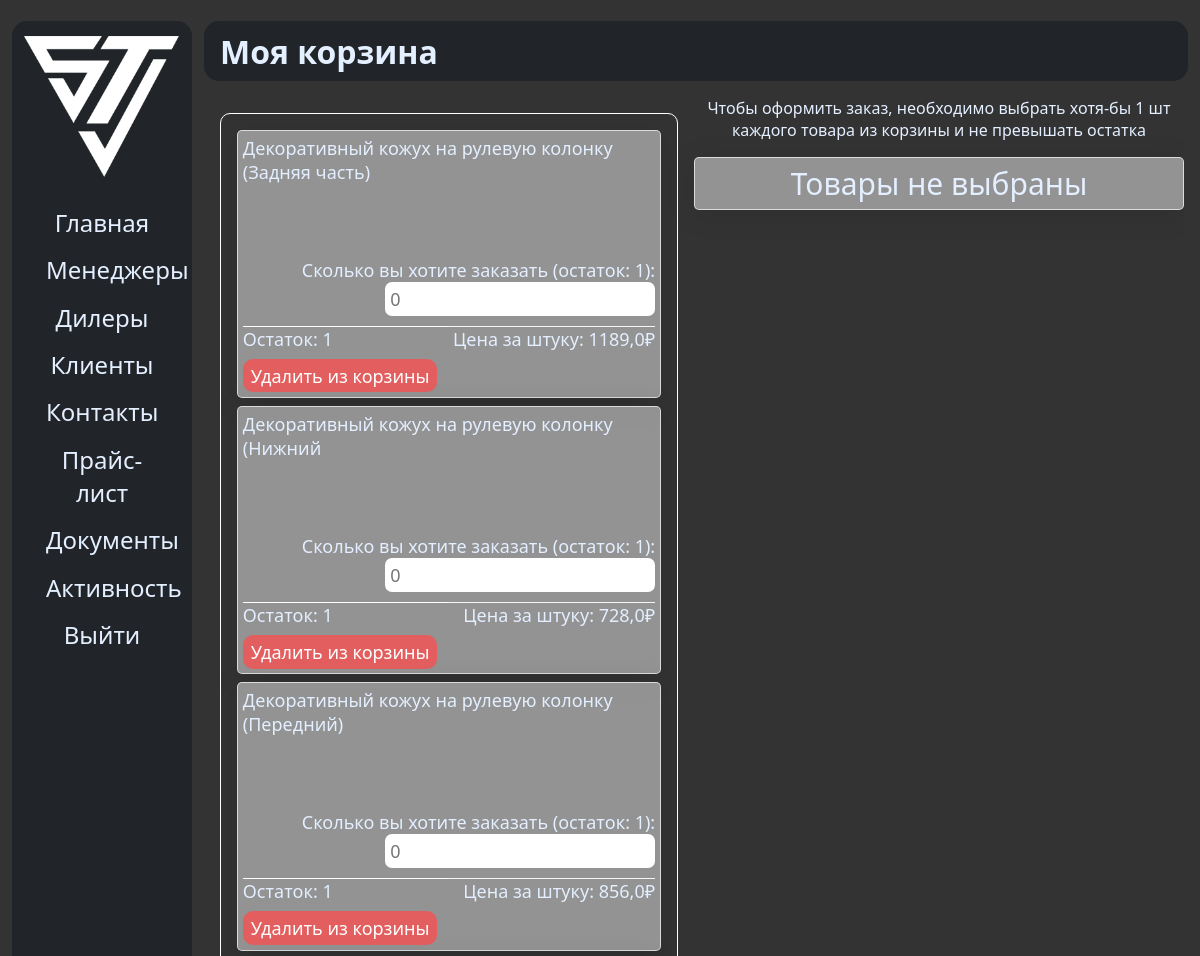
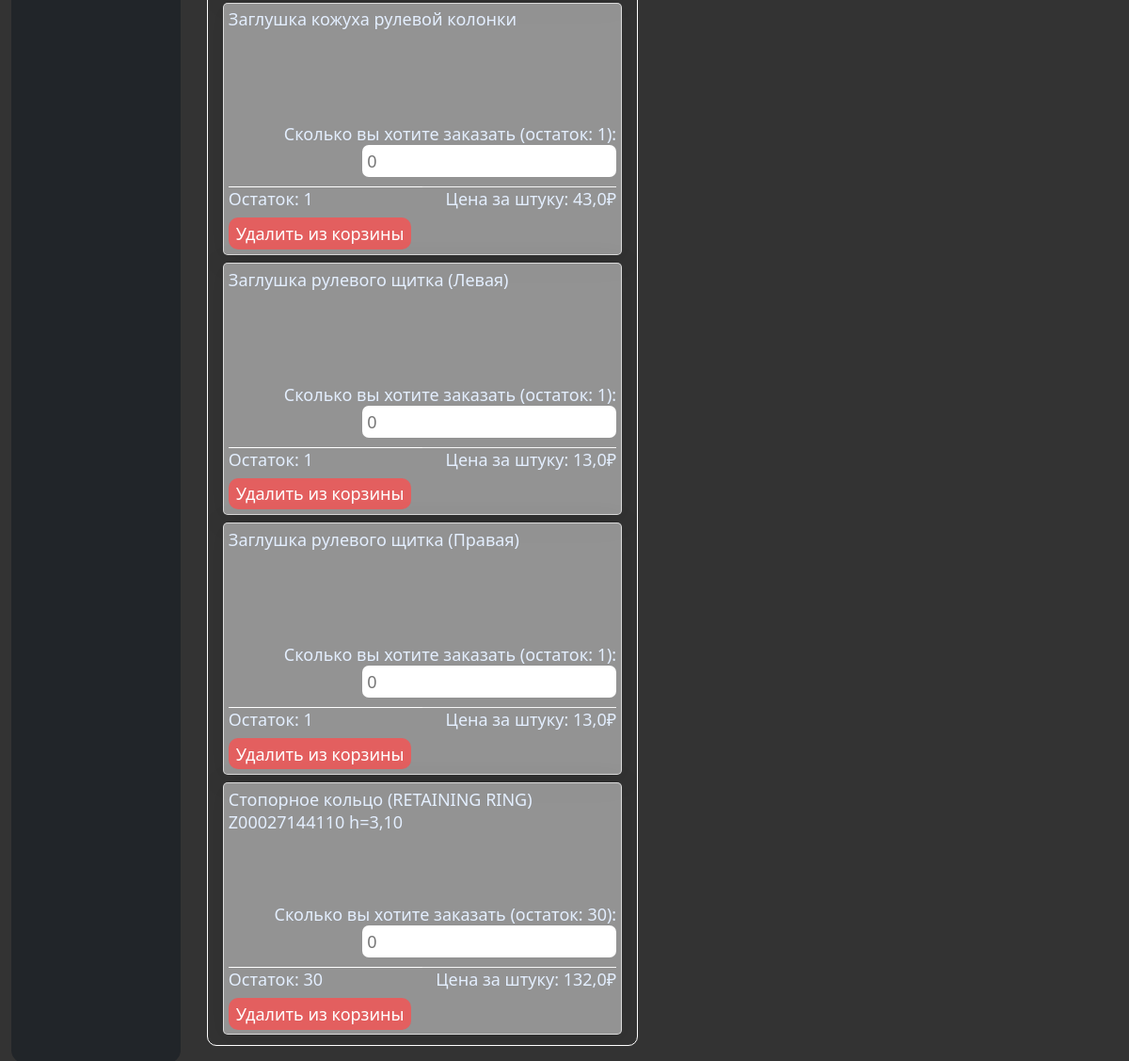
/my_trash (signed in), run on the app's committed database (2 pictures, top to bottom).
### sinotruk/models.py (models this page shows, shortened)
class ProductOnTrash(models.Model):
	user = models.ForeignKey(CustomUser, on_delete=models.CASCADE, related_name='user_trash')
	product = models.ForeignKey(Product, on_delete=models.CASCADE, related_name='product_trash')

class Product(models.Model):
	serial_number = models.CharField(max_length=100, verbose_name='Номенклатурв')
	name = models.CharField(max_length=255, verbose_name='Ценовая группа/ Номенклатура/ Характеристика номенклатуры')
	count = models.IntegerField(verbose_name='Остаток')
	mark = models.CharField(verbose_name='Марка', max_length=255, null=True)
	price = models.FloatField(verbose_name='Цена')
	class Meta:
		verbose_name = 'Товар'
		verbose_name_plural = 'Товары'

### sinotruk/views.py (the view)
# urls.py: path('my_trash', trash),
def trash(request):
	if request.user.is_authenticated:
		products = ProductOnTrash.objects.filter(user=request.user)
		return render(request, 'main/trash.html', {
			'products': products,
			'pcount': products.count()
		})
	else:
		return HttpResponseRedirect('/login')

### templates/main/trash.html (shortened to what this page needs)
{% extends 'main/base.html' %}
{% load static %}
{% block navbar %}
    <h1>Моя корзина</h1>
{% endblock %}
{% block content %}
    <div class="trash-main-content">
        <div class="trash-objects">
            {% for product in products %}
                <div id="product-{{ product.product.id }}" class="trash-prod">
                    <div class="product-trash-info">
                        {{ product.product.name }}
                    </div><br>
                    <div class="input-count-prod">
                        <label for="p{{ product.product.id }}">Сколько вы хотите заказать (остаток: {{ product.product.count }}): </label>
                        <input
                            class="prod-select-count"
                            data-bs-price="{{ product.product.price }}"
                            oninput="update_total_price()"
                            id="p{{ product.product.id }}"
                            type="number"
                            placeholder="0"
                            max="{{ product.product.count }}"
                        >
                    </div>
                    <div class="product-data-block">
                        <div class="count">
                            Остаток: {{ product.product.count }}
                        </div>
                        <div class="price">
                            Цена за штуку: {{ product.product.price }}₽
                        </div>
                    </div>
                    <button class="trash-rm-button" onclick="remove_from_trash({{ product.product.id }})">
                        Удалить из корзины
                    </button>
                </div>
            {% endfor %}
        </div>
        <div class="right-block">
            <div>
                Чтобы оформить заказ, необходимо выбрать хотя-бы 1 шт каждого товара из корзины и не превышать остатка
            </div>
            <div id="total-sum">
                Товары не выбраны
            </div>
        </div>
    </div>
{% endblock %}

### static/css/base.css (style rules this page uses)
:root { --bs-font-sans-serif: system-ui, -apple-system, "Segoe UI", Roboto, "Helvetica Neue", Arial, "Noto Sans", "Liberation Sans", sans-serif, "Apple Color Emoji", "Segoe UI Emoji", "Segoe UI Symbol", "Noto Color Emoji"; }
* { font-family: var(--bs-font-sans-serif); color: #e4efff; }
html, body { margin: 0; padding: 0; background-color: #333333; }
.navbar > h1 { margin-left: 1rem; }
.trash-objects { max-height: calc(99vh - 70px - 6rem); overflow-y: scroll; margin: 1rem; border: 1px solid white; border-radius: 10px; padding: 1rem; width: calc(100% - 4rem - 2px); }
#total-sum { background: rgba(255, 255, 255, 0.47); border-radius: 5px; box-shadow: 0 4px 30px rgba(0, 0, 0, 0.1); backdrop-filter: blur(0px); -webkit-backdrop-filter: blur(0px); border: 1px solid rgba(255, 255, 255, 0.68); margin-top: 1rem; margin-bottom: 0.5rem; padding: 0.3rem; font-size: 30px; text-align: center; }
.right-block { text-align: center; }
.trash-rm-button { background-color: #e35f5f; color: white; font-size: 18px; text-align: center; border: none; outline: none; border-radius: 10px; padding: 0.3rem 0.5rem; cursor: pointer; margin-top: 0.5rem; }
.product-data-block { display: grid; grid-template-columns: 50% 50%; }
.count { border-top: 1px solid white; }
.input-count-prod { text-align: end; margin-bottom: 10px; }
.trash-main-content { display: grid; grid-template-columns: 50% 50%; }
input[type=number] { -moz-appearance: textfield; padding: 5px; border-radius: 7px; border: none; outline: none; color: black; font-size: 18px; }
.trash-objects > .trash-prod > div { font-size: 18px; width: 100%; }
.product-trash-info { min-height: 100px; }
.price { text-align: end; border-top: 1px solid whitesmoke; }
.trash-prod { background: rgba(255, 255, 255, 0.47); border-radius: 5px; box-shadow: 0 4px 30px rgba(0, 0, 0, 0.1); backdrop-filter: blur(0px); -webkit-backdrop-filter: blur(0px); border: 1px solid rgba(255, 255, 255, 0.68); margin-bottom: 0.5rem; padding: 0.3rem; }

### data on the page
ProductOnTrash: product.name "Декоративный кожух на рулевую колонку (Задняя часть)", product.count "1", product.price "1189,0"
ProductOnTrash: product.name "Декоративный кожух на рулевую колонку (Нижний", product.count "1", product.price "728,0"
ProductOnTrash: product.name "Декоративный кожух на рулевую колонку (Передний)", product.count "1", product.price "856,0"
ProductOnTrash: product.name "Заглушка кожуха рулевой колонки", product.count "1", product.price "43,0"
ProductOnTrash: product.name "Заглушка рулевого щитка (Левая)", product.count "1", product.price "13,0"
ProductOnTrash: product.name "Заглушка рулевого щитка (Правая)", product.count "1", product.price "13,0"
ProductOnTrash: product.name "Cтопорное кольцо (RETAINING RING) Z00027144110 h=3,10", product.count "30", product.price "132,0"
